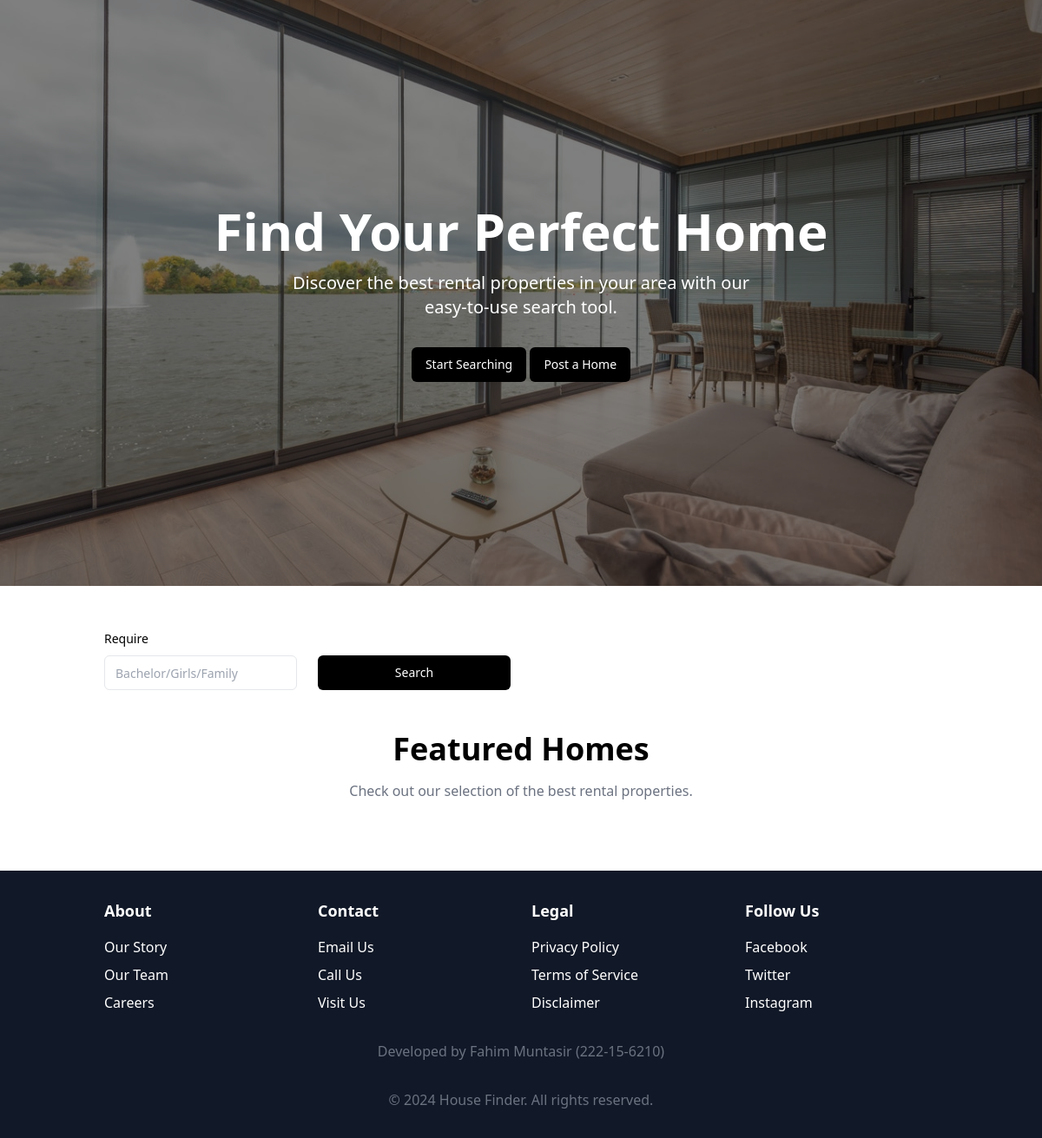
The app's page /, older data.
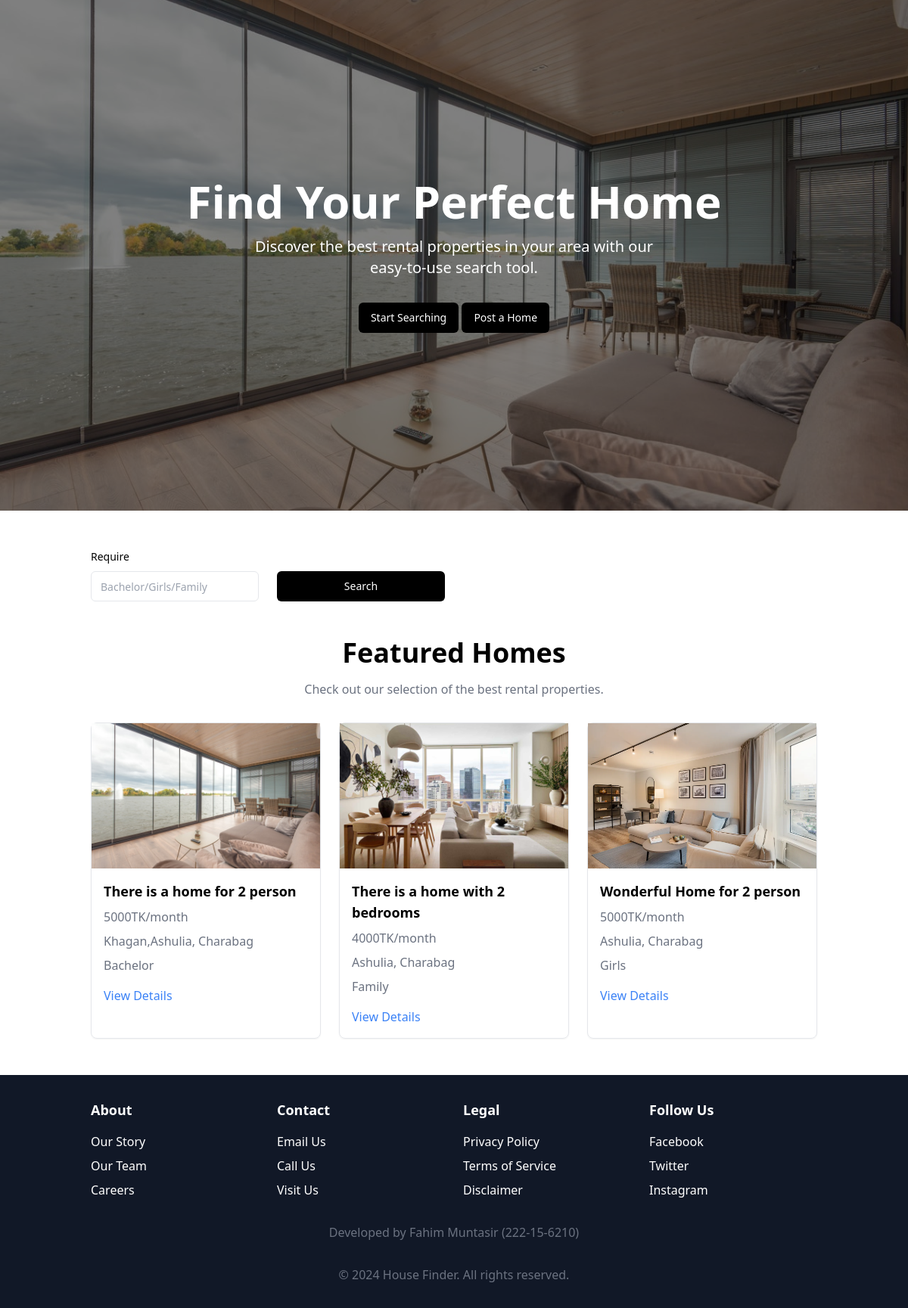
The same page, newer data.
### houseFinderApp/models.py (models this page shows, shortened)
class user_details(models.Model):
    user = models.OneToOneField(User, on_delete=models.CASCADE)
    product_pic = models.ImageField(upload_to="product_image", null=True, blank=True )
    product_contact = models.IntegerField(null=True, blank=True)
    product_address = models.CharField(max_length=100,null=True, blank=True)
    product_description = models.CharField(max_length=500, null=True, blank=True)
    product_price = models.IntegerField(null=True, blank=True)
    product_title = models.CharField(max_length=500, null=True, blank=True)
    require = models.CharField(max_length=100,null=True, blank=True)
    if_posted = models.IntegerField(null=True, blank=True)
    date = models.DateField(null=True, blank=True)
    address = models.CharField(max_length=200, null=True, blank=True)
    gender = models.CharField(max_length=100,null=True, blank=True)
    description = models.CharField(max_length=500, null=True, blank=True)
    dp = models.ImageField(upload_to="dp_image", null=True, blank=True )

### houseFinderApp/views.py (the view)
# urls.py: path('',index,name='index'),
def index(request):
    queryset = user_details.objects.all()
    if request.GET.get('search'):
        queryset = queryset.filter(require__icontains = request.GET.get('search'))
    context = {'queryset' : queryset}
    return render(request, 'index.html', context)

### houseFinderApp/templates/index.html (shortened to what this page needs)
<!doctype html>
<html lang="en">
<head>
    {%load static%}
    <link rel="stylesheet" href="{% static 'style.css' %}">
</head>
<body>
<div class="relative h-[80vh] w-full overflow-hidden">
    <img
            src="{% static 'public/Hero.jpg'%}"
            alt="Hero Image"
            class="h-full w-full object-cover"
            style="aspect-ratio: 1920 / 1080; object-fit: cover;"
    />
    <div class="absolute inset-0 bg-black/50"></div>
    <div class="absolute inset-0 flex flex-col items-center justify-center px-4 text-center text-white">
        <h1 class="text-4xl font-bold sm:text-5xl md:text-6xl">Find Your Perfect Home</h1>
        <p class="mt-4 max-w-xl text-lg md:text-xl">
            Discover the best rental properties in your area with our easy-to-use search tool.
        </p>
        <div class="mt-8">
            <button class="inline-flex items-center justify-center whitespace-nowrap rounded-md text-sm font-medium ring-offset-background transition-colors focus-visible:outline-none focus-visible:ring-2 focus-visible:ring-ring focus-visible:ring-offset-2 disabled:pointer-events-none disabled:opacity-50 bg-black text-primary-foreground hover:bg-primary/90 h-10 px-4 py-2">
                <a href="#search22" style="text-decoration: none; color: white;">Start Searching</a>
            </button>
            <button class="inline-flex items-center justify-center whitespace-nowrap rounded-md text-sm font-medium ring-offset-background transition-colors focus-visible:outline-none focus-visible:ring-2 focus-visible:ring-ring focus-visible:ring-offset-2 disabled:pointer-events-none disabled:opacity-50 bg-black text-primary-foreground hover:bg-primary/90 h-10 px-4 py-2">
                <a href="/post/" style="text-decoration: none; color: white;">Post a Home</a>
            </button>
        </div>
    </div>
</div>
<form enctype="multipart/form-data">
<div class="container mx-auto my-12 px-4 sm:px-6 lg:px-8">
    <div class="grid grid-cols-1 gap-6 sm:grid-cols-2 md:grid-cols-4">
        <div class="space-y-2">
            <label
                    class="text-sm font-medium leading-none peer-disabled:cursor-not-allowed peer-disabled:opacity-70"
                    for="bedrooms"
            >
                Require
            </label>
            <input
                    class="flex h-10 w-full rounded-md border border-input bg-background px-3 py-2 text-sm ring-offset-background file:border-0 file:bg-transparent file:text-sm file:font-medium placeholder:text-muted-foreground focus-visible:outline-none focus-visible:ring-2 focus-visible:ring-ring focus-visible:ring-offset-2 disabled:cursor-not-allowed disabled:opacity-50"
                    id="bedrooms"
                    placeholder="Bachelor/Girls/Family"
                    name="search"
            />
        </div>
        <div class="flex items-end">
            <button id="search22" type="search" class="inline-flex items-center justify-center whitespace-nowrap rounded-md text-sm font-medium ring-offset-background transition-colors focus-visible:outline-none focus-visible:ring-2 focus-visible:ring-ring focus-visible:ring-offset-2 disabled:pointer-events-none disabled:opacity-50 bg-black text-white hover:bg-primary/90 h-10 px-4 py-2 w-full">
                Search
            </button>
        </div>
    </div>
</div>
</form>
<div class="container mx-auto my-12 px-4 sm:px-6 lg:px-8">
    <div class="mb-8 text-center">
        <h2 class="text-3xl font-bold sm:text-4xl" id="featured_home">Featured Homes</h2>
        <p class="mt-4 text-gray-500">Check out our selection of the best rental properties.</p>
    </div>
    <div class="grid grid-cols-1 gap-6 sm:grid-cols-2 lg:grid-cols-3">
        {% for q in queryset %}
        {% if q.if_posted %}
        <div class="rounded-lg border bg-card text-card-foreground shadow-sm" data-v0-t="card">
            <img
                    src="/media/{{q.product_pic}}"
                    alt="Home 1"
                    class="h-48 w-full object-cover"
                    style="aspect-ratio: 400 / 300; object-fit: cover;"
            />
            <div class="p-4">
                <h3 class="text-lg font-bold">{{q.product_title}}</h3>
                <p class="mt-2 text-gray-500">{{q.product_price}}TK/month</p>
                <p class="mt-2 text-gray-500">{{q.product_address}}</p>
                <p class="mt-2 text-gray-500">{{q.require}}</p>
                <div class="mt-4">
                    <a class="text-blue-500 hover:underline" href="/product_page/{{q.id}}/">
                        View Details
                    </a>
                </div>
            </div>
        </div>
        {% endif %}
        {% endfor %}
    </div>
</div>
<footer class="bg-gray-900 py-8 text-white">
    <div class="container mx-auto px-4 sm:px-6 lg:px-8">
        <div class="grid grid-cols-1 gap-6 sm:grid-cols-2 md:grid-cols-4">
            <div>
                <h4 class="text-lg font-bold">About</h4>
                <ul class="mt-4 space-y-2">
                    <li>
                        <a class="hover:underline" href="#">
                            Our Story
                        </a>
                    </li>
                    <li>
                        <a class="hover:underline" href="#">
                            Our Team
                        </a>
                    </li>
                    <li>
                        <a class="hover:underline" href="#">
                            Careers
                        </a>
                    </li>
                </ul>
            </div>
            <div>
                <h4 class="text-lg font-bold">Contact</h4>
                <ul class="mt-4 space-y-2">
                    <li>
                        <a class="hover:underline" href="#">
                            Email Us
                        </a>
                    </li>
                    <li>
                        <a class="hover:underline" href="#">
                            Call Us
                        </a>
                    </li>
                    <li>
                        <a class="hover:underline" href="#">
                            Visit Us
                        </a>
                    </li>
                </ul>
            </div>
            <div>
                <h4 class="text-lg font-bold">Legal</h4>
                <ul class="mt-4 space-y-2">
                    <li>
                        <a class="hover:underline" href="#">
                            Privacy Policy
                        </a>
                    </li>
                    <li>
                        <a class="hover:underline" href="#">
                            Terms of Service
                        </a>
                    </li>
                    <li>
                        <a class="hover:underline" href="#">
                            Disclaimer
                        </a>
                    </li>
                </ul>
            </div>
            <div>
                <h4 class="text-lg font-bold">Follow Us</h4>
                <ul class="mt-4 space-y-2">
                    <li>
                        <a class="hover:underline" href="#">
                            Facebook
                        </a>
                    </li>
                    <li>
                        <a class="hover:underline" href="#">
                            Twitter
                        </a>
                    </li>
                    <li>
                        <a class="hover:underline" href="#">
                            Instagram
                        </a>
                    </li>
                </ul>
            </div>
        </div>
        <div class="mt-8 text-center text-gray-500">Developed by Fahim Muntasir (222-15-6210)</div>
        <div class="mt-8 text-center text-gray-500">© 2024 House Finder. All rights reserved.</div>
    </div>
</footer>
</body>
</html>

Row changes from the older to the newer data that the page shows:
now on this page (row edited): user_details: product_pic (picture), product_title "There is a home for 2 person", product_price "5000", product_address "Khagan,Ashulia, Charabag", require "Bachelor"
now on this page (row edited): user_details: product_pic (picture), product_title "There is a home with 2 bedrooms", product_price "4000", product_address "Ashulia, Charabag", require "Family"
added user_details: product_pic (picture), product_title "Wonderful Home for 2 person", product_price "5000", product_address "Ashulia, Charabag", require "Girls"
